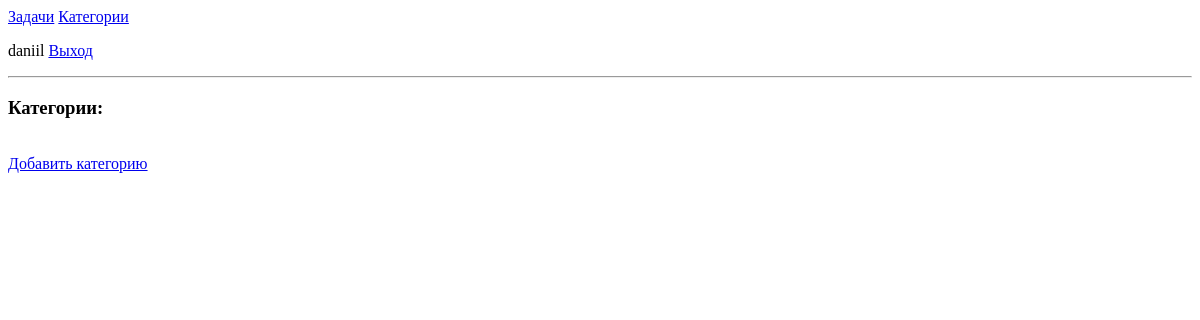
Page /group-list (signed in) on the earlier database version.
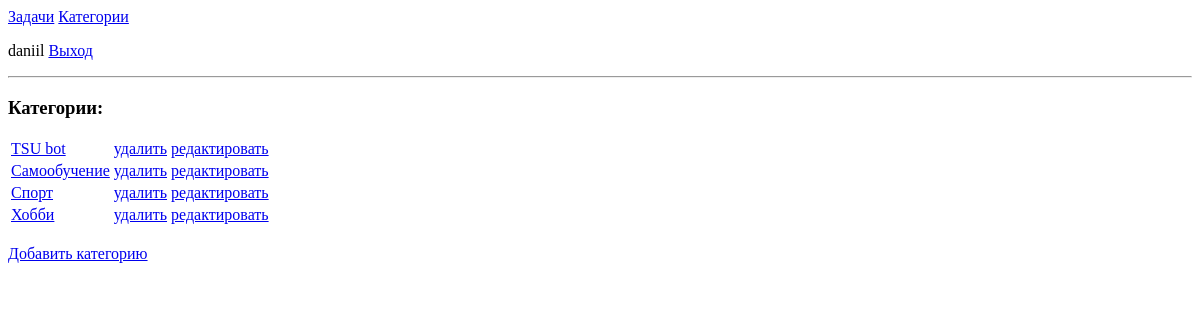
Same page on the later database version.
### ToDoApp/models.py (models this page shows, shortened)
class Group(models.Model):
    name = models.CharField(
        max_length=30, db_index=True, verbose_name="Группа")
    user = models.ForeignKey(User, on_delete=models.CASCADE)
    class Meta:
        ordering = ['name']
        verbose_name_plural = 'Группы'
        verbose_name = 'Группа'

### ToDoApp/views.py (the view)
# urls.py: path('group-list', GroupList.as_view(), name='groups'),
class GroupList(LoginRequiredMixin, ListView):
    model = Group
    context_object_name = "groups"
    template_name = 'ToDoApp/group.list.html'''

### ToDoApp/templates/ToDoApp/group.list.html (shortened to what this page needs)
{% extends "layout/basic.html" %}
{% block content %}
		<h3>Категории:</h3>
			<table>
				{% for g in groups %}
				<tr>
					<td><a href="{% url 'group' g.id %}">{{g.name}}</a></td>
					<td><a href="{%url 'delete-group' g.id%}">удалить</a></td>
					<td><a href="{%url 'update-group' g.id%}">редактировать</a></td>
				</tr>
				{% endfor %}
			</table>
			<br>
			<div>
				<a href="{% url 'add-group' %}">Добавить категорию</a>
			</div>
{% endblock %}

### ToDoApp/templates/layout/basic.html (shortened to what this page needs)
<!DOCTYPE html>
<html>
	<head>
	</head>
	<body>
		{% if request.user.is_authenticated %}
		<header>
			<a href="{%url 'tasks'%}">Задачи</a>
			<a href="{%url 'groups'%}">Категории</a>
			<p>{{request.user}} <a href="{% url 'logout' %}">Выход</a></p>
			<hr/>
		</header>
		<section>
			{% block content %}
			{% endblock %}
		</section>
		{% else %}
		<a href="{% url 'login' %}">Войти</a>
		{% endif %}
	</body>
</html>

Differences in the rows shown:
added Group: name "TSU bot"
added Group: name "Самообучение"
added Group: name "Спорт"
added Group: name "Хобби"
